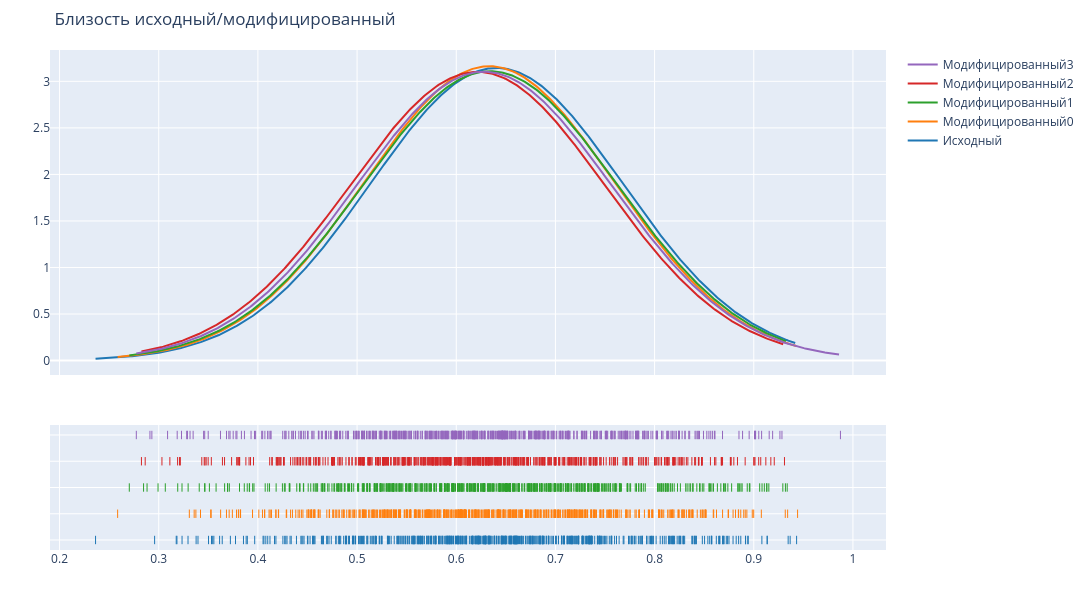

This figure's notebook cell:
### Code cell
group_labels = ['Исходный', 'Модифицированный0', 'Модифицированный1', 'Модифицированный2', 'Модифицированный3']

# Create distplot with curve_type set to 'normal'
fig = ff.create_distplot(
    [
        base["similarity"],
        perturb_0["similarity"],
        perturb_1["similarity"],
        perturb_2["similarity"],
        perturb_3["similarity"],
    ], group_labels, 
    bin_size=.01,
    curve_type='normal', # override default 'kde'
    show_hist=False,
    rug_text=[
        base.index,
        perturb_0.index,
        perturb_1.index,
        perturb_2.index,
        perturb_3.index,
    ]
)

# Add title
fig.update_layout(title_text='Близость исходный/модифицированный')
# 3. Настраиваем ширину, высоту и другие параметры макета
fig.update_layout(
    width=1200,   # Ширина в пикселях
    height=600,  # Высота в пикселях
    margin=dict(l=50, r=50, t=50, b=50) # Отступы от краев (опционально)
)
fig.show()

### Figure 1 — Plotly figure (JSON) as saved in the notebook; plotly's stock layout.template omitted (floating-point values rounded to 4 significant figures; data arrays with more than 128 entries replaced by an {"elided": "..."} marker saying what was removed)
{"data": [{"legendgroup": "Исходный", "marker": {"color": "rgb(31, 119, 180)"}, "mode": "lines", "name": "Исходный", "showlegend": true, "type": "scatter", "x": {"elided": "500 float values"}, "xaxis": "x", "y": {"elided": "500 float values"}, "yaxis": "y"}, {"legendgroup": "Модифицированный0", "marker": {"color": "rgb(255, 127, 14)"}, "mode": "lines", "name": "Модифицированный0", "showlegend": true, "type": "scatter", "x": {"elided": "500 float values"}, "xaxis": "x", "y": {"elided": "500 float values"}, "yaxis": "y"}, {"legendgroup": "Модифицированный1", "marker": {"color": "rgb(44, 160, 44)"}, "mode": "lines", "name": "Модифицированный1", "showlegend": true, "type": "scatter", "x": {"elided": "500 float values"}, "xaxis": "x", "y": {"elided": "500 float values"}, "yaxis": "y"}, {"legendgroup": "Модифицированный2", "marker": {"color": "rgb(214, 39, 40)"}, "mode": "lines", "name": "Модифицированный2", "showlegend": true, "type": "scatter", "x": {"elided": "500 float values"}, "xaxis": "x", "y": {"elided": "500 float values"}, "yaxis": "y"}, {"legendgroup": "Модифицированный3", "marker": {"color": "rgb(148, 103, 189)"}, "mode": "lines", "name": "Модифицированный3", "showlegend": true, "type": "scatter", "x": {"elided": "500 float values"}, "xaxis": "x", "y": {"elided": "500 float values"}, "yaxis": "y"}, {"legendgroup": "Исходный", "marker": {"color": "rgb(31, 119, 180)", "symbol": "line-ns-open"}, "mode": "markers", "name": "Исходный", "showlegend": false, "text": {"elided": "549 float values"}, "type": "scatter", "x": {"elided": "549 float values"}, "xaxis": "x", "y": {"elided": "549 str values"}, "yaxis": "y2"}, {"legendgroup": "Модифицированный0", "marker": {"color": "rgb(255, 127, 14)", "symbol": "line-ns-open"}, "mode": "markers", "name": "Модифицированный0", "showlegend": false, "text": {"elided": "549 float values"}, "type": "scatter", "x": {"elided": "549 float values"}, "xaxis": "x", "y": {"elided": "549 str values"}, "yaxis": "y2"}, {"legendgroup": "Модифицированный1", "marker": {"color": "rgb(44, 160, 44)", "symbol": "line-ns-open"}, "mode": "markers", "name": "Модифицированный1", "showlegend": false, "text": {"elided": "549 float values"}, "type": "scatter", "x": {"elided": "549 float values"}, "xaxis": "x", "y": {"elided": "549 str values"}, "yaxis": "y2"}, {"legendgroup": "Модифицированный2", "marker": {"color": "rgb(214, 39, 40)", "symbol": "line-ns-open"}, "mode": "markers", "name": "Модифицированный2", "showlegend": false, "text": {"elided": "549 float values"}, "type": "scatter", "x": {"elided": "549 float values"}, "xaxis": "x", "y": {"elided": "549 str values"}, "yaxis": "y2"}, {"legendgroup": "Модифицированный3", "marker": {"color": "rgb(148, 103, 189)", "symbol": "line-ns-open"}, "mode": "markers", "name": "Модифицированный3", "showlegend": false, "text": {"elided": "549 float values"}, "type": "scatter", "x": {"elided": "549 float values"}, "xaxis": "x", "y": {"elided": "549 str values"}, "yaxis": "y2"}], "layout": {"barmode": "overlay", "height": 600, "hovermode": "closest", "legend": {"traceorder": "reversed"}, "margin": {"b": 50, "l": 50, "r": 50, "t": 50}, "title": {"text": "Близость исходный/модифицированный"}, "width": 1200, "xaxis": {"anchor": "y2", "domain": [0, 1], "zeroline": false}, "yaxis": {"anchor": "free", "domain": [0.35, 1], "position": 0}, "yaxis2": {"anchor": "x", "domain": [0, 0.25], "dtick": 1, "showticklabels": false}}}
